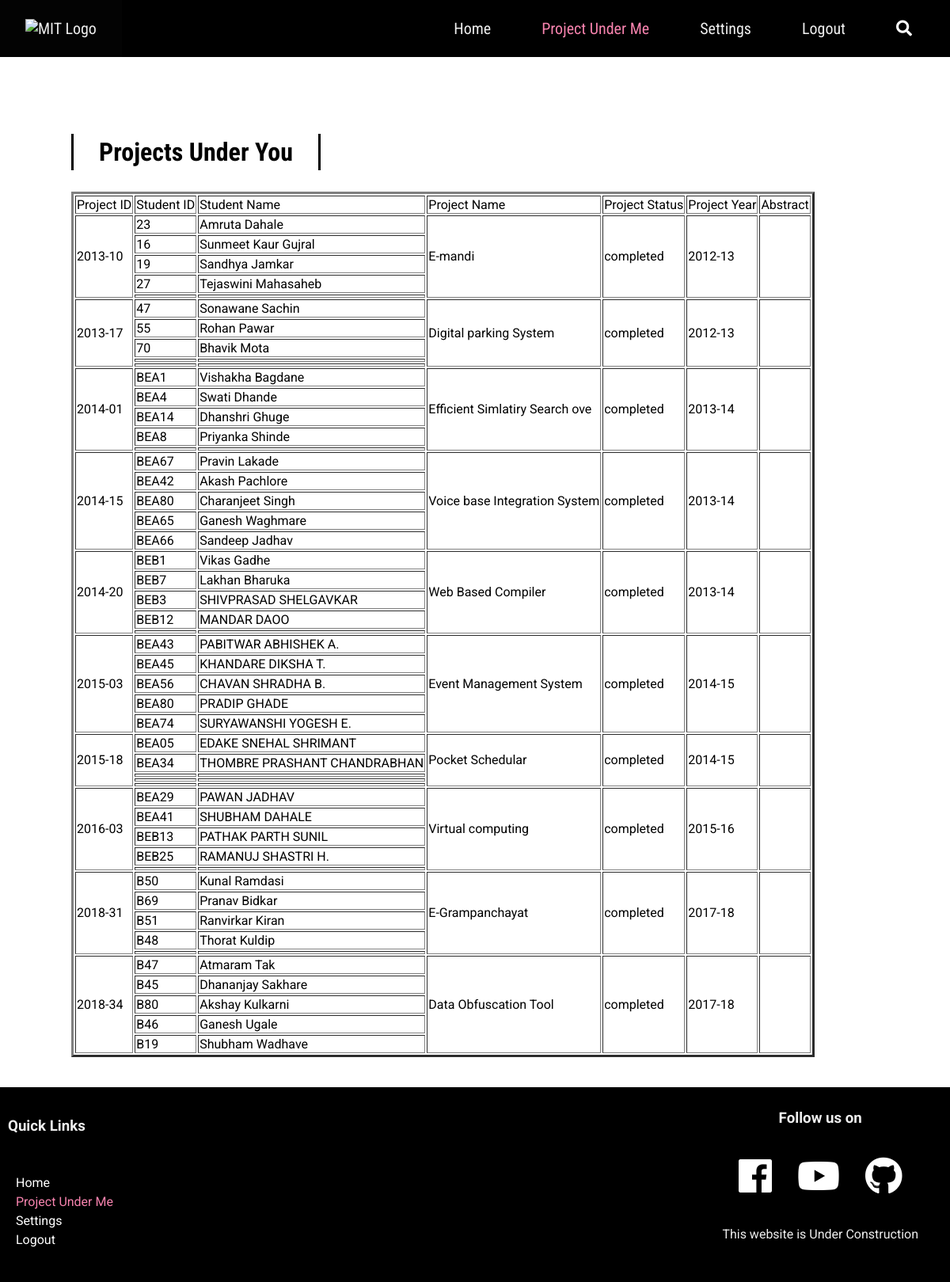
/update.php (signed in), run on the app's committed database.
### tables this page shows
CREATE TABLE `pastpro` (
  `pid` varchar(10) NOT NULL,
  `studid1` varchar(10) NOT NULL,
  `studname1` varchar(30) NOT NULL,
  `studid2` varchar(10) NOT NULL,
  `studname2` varchar(30) NOT NULL,
  `studid3` varchar(10) NOT NULL,
  `studname3` varchar(30) NOT NULL,
  `studid4` varchar(10) NOT NULL,
  `studname4` varchar(30) NOT NULL,
  `studid5` varchar(10) NOT NULL,
  `studname5` varchar(30) NOT NULL,
  `pname` varchar(100) NOT NULL,
  `teacherid` int(10) NOT NULL,
  `teachername` varchar(30) NOT NULL,
  `pstatus` varchar(10) NOT NULL,
  `pyear` varchar(10) NOT NULL,
  `img_name` varchar(100) NOT NULL
);

### update.php (the view, shortened to what this page needs)
<!DOCTYPE html>
<html lang="en">
<head>
  <link rel="stylesheet" href="https://use.fontawesome.com/releases/v5.1.0/css/all.css"
>
  <link rel="stylesheet" href="style.css">
</head>
<body>
  <nav>
      <div id="logo-img">
          <a href="#">
              <img src="img/logo.png" alt="MIT Logo">
          </a>
      </div>
      <ul>
          <li>
                        <a href="staff.php">Home</a>
                    </li>
                    <li>
                        <a class="active" href="update.php">Project Under Me</a>
                    </li>
                    <li>
                        <a href="#">Settings</a>
                    </li>
                    <li>
                        <a href="logout.php">Logout</a>
                    </li>
          <li>
              <div id="search-icon">
                  <i class="fas fa-search"></i>
              </div>
          </li>
      </ul>
  </nav>
  <div id="searchbox">
  </div>
  <main>
    <br><br><br><br>
    <h2 class="page-heading">Projects Under You</h2>
    <?php
    $host="localhost";
    $dbUsername="root";
    $dbPassword="";
    $dbname="mitcse";
  $conn = new mysqli($host, $dbUsername, $dbPassword, $dbname);
  if (mysqli_connect_error()) {
    die('Connect Error('. mysqli_connect_error().')'. mysqli_connect_error());
  }
  else {
      $sql = "SELECT * FROM pastpro where teacherid = ".$_SESSION["id"]."";
      $result = $conn->query($sql);
    if ($result->num_rows > 0) {
     echo "<table border='3'>
  <tr>
 <td >Project ID</td>
 <td>Student ID</td>
 <td>Student Name</td>
 <td>Project Name</td>
 <td>Project Status</td>
 <td>Project Year</td>
 <td>Abstract</td>
 </tr>";
    while($row = $result->fetch_assoc()) {
  echo "<tr>
 <td rowspan='5'>";
  echo $row["pid"];
  echo "</td>";
  echo "<td>";
  echo $row["studid1"];
  echo "</td>";
  echo "<td>";
  echo $row["studname1"];
  echo "</td>";
  echo "<td rowspan='5'>";
echo $row["pname"];
 echo "</td>";
  echo "<td rowspan='5'>";
echo $row["pstatus"];
 echo "</td>";
 echo "<td rowspan='5'>";
echo $row["pyear"];
 echo "</td>";
echo "<td rowspan='5'>";
 echo "</td>";
echo "</tr>";
echo "<tr>";
  echo "<td>";
  echo $row["studid2"];
  echo "</td>";
  echo "<td>";
  echo $row["studname2"];
  echo "</td>";
echo "</tr>";
echo "<tr>";
  echo "<td>";
  echo $row["studid3"];
  echo "</td>";
  echo "<td>";
  echo $row["studname3"];
  echo "</td>";
echo "</tr>";
echo "<tr>";
  echo "<td>";
  echo $row["studid4"];
  echo "</td>";
  echo "<td>";
  echo $row["studname4"];
  echo "</td>";
echo "</tr>";
echo "<tr>";
  echo "<td>";
  echo $row["studid5"];
  echo "</td>";
  echo "<td>";
  echo $row["studname5"];
  echo "</td>";
echo "</tr>";
    }
      }
echo "</table>";
}
?>
  </main>
<br><br>
    <footer>
        <div id="left-footer">
            <h3>Quick Links</h3>
            <p>
                <ul>
                    <li>
                        <a href="staff.php">Home</a>
                    </li>
                    <li>
                        <a class="active" href="update.php">Project Under Me</a>
                    </li>
                    <li>
                        <a href="#">Settings</a>
                    </li>
                    <li>
                        <a href="logout.php">Logout</a>
                    </li>
                </ul>
            </p>
        </div>
        <div id="right-footer">
            <h3>Follow us on</h3>
            <div id="social-media-footer">
                <ul>
                    <li>
                        <a href="#">
                            <i class="fab fa-facebook"></i>
                        </a>
                    </li>
                    <li>
                        <a href="#">
                            <i class="fab fa-youtube"></i>
                        </a>
                    </li>
                    <li>
                        <a href="#">
                            <i class="fab fa-github"></i>
                        </a>
                    </li>
                </ul>
            </div>
            <p>This website is Under Construction</p>
        </div>
    </footer>
</body>
</html>

### style.css (style rules this page uses)
* { box-sizing: border-box; }
body { font-family: "Roboto", sans-serif; margin: 0; }
p { line-height: 1.5; }
main { margin: 0 auto; }
a { text-decoration: none; color: black; }
#searchbox { position: absolute; right: 0; top: 24px; width: 500px; pointer-events: none; z-index: 50; transition: 0.4s; }
nav { height: 72px; background: #000000; width: 100%; margin: 0; position: relative; font-family: "Roboto Condensed", sans-serif; font-size: 20px; display: flex; justify-content: space-between; padding: 0 16px 0 0; box-sizing: border-box; z-index: 100; }
nav a { padding: 0 32px; color: #eee; transition: 0.4s; }
nav ul { display: flex; list-style: none; justify-content: space-around; align-items: center; height: 100%; margin: 0; }
.active { color: #f783ae; }
#logo-img { display: flex; height: 100%; background: #030303; padding: 0; align-items: center; color: white; transition: 0.4s; }
#logo-img img { height: 76px; }
#search-icon { color: white; padding: 0 32px; cursor: pointer; transition: 0.4s; }
footer { background: black; padding: 10px 0 5px 0; color: #eee; display: flex; }
footer a { color: white; }
footer #left-footer { flex: 1; border-right: padding-left: 14px; }
footer #left-footer ul { padding: 20px; list-style: none; line-height: 1.5; }
footer #left-footer h3 { padding: 10px; list-style: none; }
footer #right-footer { padding: 0px; text-align: center; padding-right: 40px; }
footer #social-media-footer a .fa-facebook, footer #social-media-footer a .fa-youtube, footer #social-media-footer a .fa-github { color: white; transition: 0.4s; }
footer #social-media-footer ul { display: flex; list-style: none; justify-content: center; padding: 0; }
footer #social-media-footer ul li { font-size: 48px; padding: 16px; transition: 0.4s; }
.page-heading { font-size:32px; font-family:'Roboto Condensed', sans-serif; border-left:3px solid black; border-right:3px solid black; transition: all 0.4s; display:inline-block; padding:4px 32px; margin-top: 21px; }
@media (min-width: 720px) { main { width: 95%; } }
@media (min-width: 1200px) { main { width: 85%; } }

### data on the page
pastpro: pid "2013-10", studid1 "23", studname1 "Amruta Dahale", pname "E-mandi", pstatus "completed", pyear "2012-13", studid2 "16", studname2 "Sunmeet Kaur Gujral", studid3 "19", studname3 "Sandhya Jamkar", studid4 "27", studname4 "Tejaswini Mahasaheb"
pastpro: pid "2013-17", studid1 "47", studname1 "Sonawane Sachin", pname "Digital parking System", pstatus "completed", pyear "2012-13", studid2 "55", studname2 "Rohan Pawar", studid3 "70", studname3 "Bhavik Mota"
pastpro: pid "2014-01", studid1 "BEA1", studname1 "Vishakha Bagdane", pname "Efficient Simlatiry Search ove", pstatus "completed", pyear "2013-14", studid2 "BEA4", studname2 "Swati Dhande", studid3 "BEA14", studname3 "Dhanshri Ghuge", studid4 "BEA8", studname4 "Priyanka Shinde"
pastpro: pid "2014-15", studid1 "BEA67", studname1 "Pravin Lakade", pname "Voice base Integration System", pstatus "completed", pyear "2013-14", studid2 "BEA42", studname2 "Akash Pachlore", studid3 "BEA80", studname3 "Charanjeet Singh", studid4 "BEA65", studname4 "Ganesh Waghmare", studid5 "BEA66", studname5 "Sandeep Jadhav"
pastpro: pid "2014-20", studid1 "BEB1", studname1 "Vikas Gadhe", pname "Web Based Compiler", pstatus "completed", pyear "2013-14", studid2 "BEB7", studname2 "Lakhan Bharuka", studid3 "BEB3", studname3 "SHIVPRASAD SHELGAVKAR", studid4 "BEB12", studname4 "MANDAR DAOO"
pastpro: pid "2015-03", studid1 "BEA43", studname1 "PABITWAR ABHISHEK A.", pname "Event Management System", pstatus "completed", pyear "2014-15", studid2 "BEA45", studname2 "KHANDARE DIKSHA T.", studid3 "BEA56", studname3 "CHAVAN SHRADHA B.", studid4 "BEA80", studname4 "PRADIP GHADE", studid5 "BEA74", studname5 "SURYAWANSHI YOGESH E."
pastpro: pid "2015-18", studid1 "BEA05", studname1 "EDAKE SNEHAL SHRIMANT", pname "Pocket Schedular", pstatus "completed", pyear "2014-15", studid2 "BEA34", studname2 "THOMBRE PRASHANT CHANDRABHAN"
pastpro: pid "2016-03", studid1 "BEA29", studname1 "PAWAN JADHAV", pname "Virtual computing", pstatus "completed", pyear "2015-16", studid2 "BEA41", studname2 "SHUBHAM DAHALE", studid3 "BEB13", studname3 "PATHAK PARTH SUNIL", studid4 "BEB25", studname4 "RAMANUJ SHASTRI H."
pastpro: pid "2018-31", studid1 "B50", studname1 "Kunal Ramdasi", pname "E-Grampanchayat", pstatus "completed", pyear "2017-18", studid2 "B69", studname2 "Pranav Bidkar", studid3 "B51", studname3 "Ranvirkar Kiran", studid4 "B48", studname4 "Thorat Kuldip"
pastpro: pid "2018-34", studid1 "B47", studname1 "Atmaram Tak", pname "Data Obfuscation Tool", pstatus "completed", pyear "2017-18", studid2 "B45", studname2 "Dhananjay Sakhare", studid3 "B80", studname3 "Akshay Kulkarni", studid4 "B46", studname4 "Ganesh Ugale", studid5 "B19", studname5 "Shubham Wadhave"
